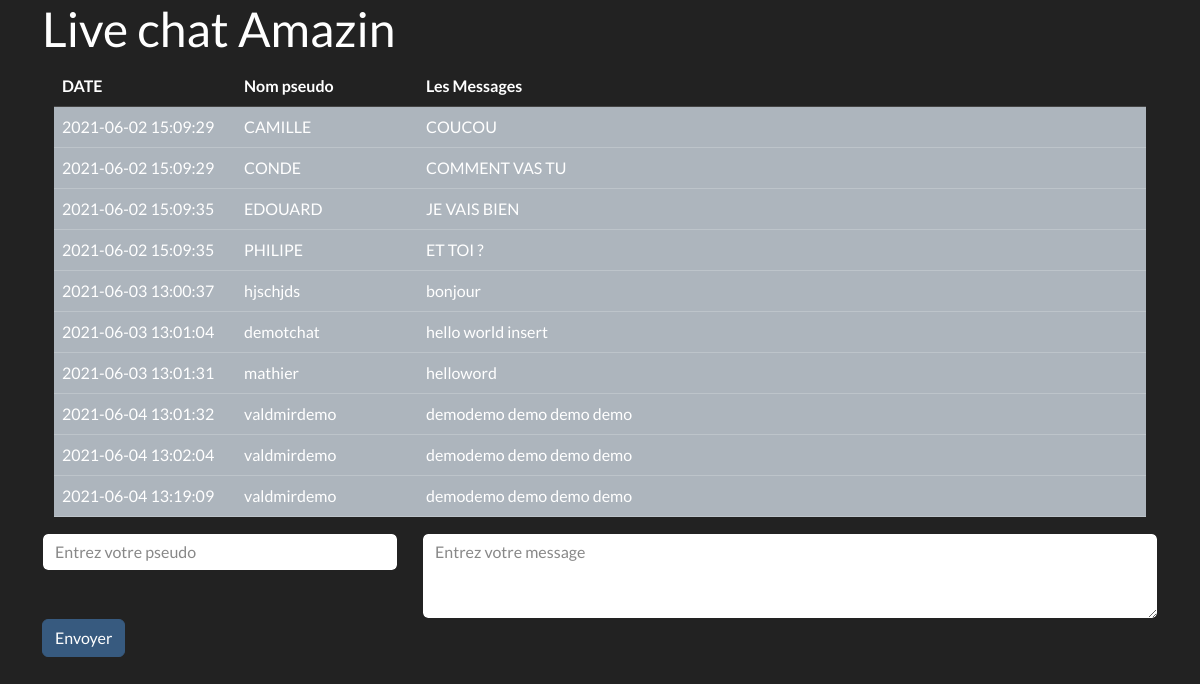
The page / on the database its author committed.
### tables this page shows
CREATE TABLE IF NOT EXISTS `message` (
  `id` int(11) NOT NULL AUTO_INCREMENT,
  `pseudo` varchar(256) NOT NULL,
  `content` text NOT NULL,
  `date` datetime NOT NULL DEFAULT CURRENT_TIMESTAMP,
  PRIMARY KEY (`id`)
);

### index.php (called while the page is built, shortened)
<?php
require 'model/model.php';
$messages=findAll();
require 'view/default.php';

### model/model.php (called while the page is built, shortened)
<?php
  function getDBConnection():PDO{
  $user="root";
  $pass="";
  $dbname="chat";
  $host="localhost";
  $options=array(
    PDO::MYSQL_ATTR_INIT_COMMAND=>"SET NAMES utf8",
    PDO::ATTR_ERRMODE=>PDO::ERRMODE_EXCEPTION
        );
 $dns= 'mysql:host='.$host.';dbname='.$dbname;
 $dbh = new PDO($dns, $user, $pass,$options);
  return $dbh;
  }
?>
<?php
function findAll(): array
{
  $dbh = getDBConnection();
  $sth = $dbh->query('SELECT date,pseudo,content FROM message');
  $sth->setFetchMode(PDO::FETCH_ASSOC);
  $tab = $sth->fetchAll();
  return $tab;
}

### View/chat.php (the view, shortened to what this page needs)
<!DOCTYPE html>
<html lang="fr">
<head>
    <link rel="stylesheet" href="https://bootswatch.com/5/darkly/bootstrap.min.css">
</head>
<body>
<div class="container">
<table class="table table-hover">
    <thead>
        <tr>
            <th scope="col" class="col-2">DATE</th>
            <th scope="col" class="col-2">Nom pseudo</th>
            <th scope="col" class="col-8">Les Messages</th>
        </tr>
    </thead>
    <tbody>
     <?php
foreach($messages as $message) {
  ?>
        <tr class="table-light">
        <td class="col-2"><?= ($message["date"])?></td>
        <td class="col-2"><?= htmlspecialchars ($message["pseudo"])?></td>
        <td class="col-8"><?= htmlspecialchars($message["content"])?></td>
        </tr>
<?php
 }
     ?>
    </tbody>
</table>
</div>
</body>
</html>

### View/default.php (shortened to what this page needs)
<!DOCTYPE html>
<html lang="fr">
<head>
    <link rel="stylesheet" href="https://bootswatch.com/5/darkly/bootstrap.min.css">
</head>
<body>
    <div class="container">
        <h1>Live chat Amazin</h1>
        <?php require'chat.php';
              require'form.php';
              ?>
    </div>
</body>
</html>

### View/form.php (shortened to what this page needs)
<form method="POST" action="index.php" >
    <fieldset>
        <div class="row">
            <div class="form-group col-4">
                <input type="text" name="pseudo" class="form-control" id="pseudo" aria-describedby="pseudo" placeholder="Entrez votre pseudo" >
            </div>
            <div class="form-group col-8">
                <textarea class="form-control" name="message" id="message" rows="3" placeholder="Entrez votre message" ></textarea>
            </div>
        </div>
        <button type="submit" class="btn btn-primary" >Envoyer</button>
    </fieldset>
</form>

### rows shown on the page
message: date "2021-06-02 15:09:29", pseudo "CAMILLE", content "COUCOU"
message: date "2021-06-02 15:09:29", pseudo "CONDE", content "COMMENT VAS TU"
message: date "2021-06-02 15:09:35", pseudo "EDOUARD", content "JE VAIS BIEN"
message: date "2021-06-02 15:09:35", pseudo "PHILIPE", content "ET TOI ?"
message: date "2021-06-03 13:00:37", pseudo "hjschjds", content "bonjour"
message: date "2021-06-03 13:01:04", pseudo "demotchat", content "hello world insert"
message: date "2021-06-03 13:01:31", pseudo "mathier", content "helloword"
message: date "2021-06-04 13:01:32", pseudo "valdmirdemo", content "demodemo demo demo demo"
message: date "2021-06-04 13:02:04", pseudo "valdmirdemo", content "demodemo demo demo demo"
message: date "2021-06-04 13:19:09", pseudo "valdmirdemo", content "demodemo demo demo demo"
